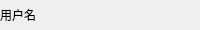
<?xml version="1.0" encoding="UTF-8"?>
<ui version="4.0">
 <class>VhallExtraWidgetUserInfo</class>
 <widget class="QWidget" name="VhallExtraWidgetUserInfo">
  <property name="geometry">
   <rect>
    <x>0</x>
    <y>0</y>
    <width>200</width>
    <height>30</height>
   </rect>
  </property>
  <property name="minimumSize">
   <size>
    <width>0</width>
    <height>30</height>
   </size>
  </property>
  <property name="maximumSize">
   <size>
    <width>16777215</width>
    <height>30</height>
   </size>
  </property>
  <property name="windowTitle">
   <string>Form</string>
  </property>
  <property name="styleSheet">
   <string notr="true"/>
  </property>
  <layout class="QGridLayout" name="gridLayout">
   <property name="leftMargin">
    <number>0</number>
   </property>
   <property name="topMargin">
    <number>0</number>
   </property>
   <property name="rightMargin">
    <number>0</number>
   </property>
   <property name="bottomMargin">
    <number>0</number>
   </property>
   <property name="horizontalSpacing">
    <number>10</number>
   </property>
   <property name="verticalSpacing">
    <number>0</number>
   </property>
   <item row="0" column="0">
    <layout class="QGridLayout" name="gridLayoutImage">
     <property name="spacing">
      <number>0</number>
     </property>
    </layout>
   </item>
   <item row="0" column="1">
    <widget class="QLabel" name="label">
     <property name="sizePolicy">
      <sizepolicy hsizetype="Preferred" vsizetype="Preferred">
       <horstretch>0</horstretch>
       <verstretch>0</verstretch>
      </sizepolicy>
     </property>
     <property name="text">
      <string>用户名</string>
     </property>
    </widget>
   </item>
  </layout>
 </widget>
 <resources/>
 <connections/>
</ui>
